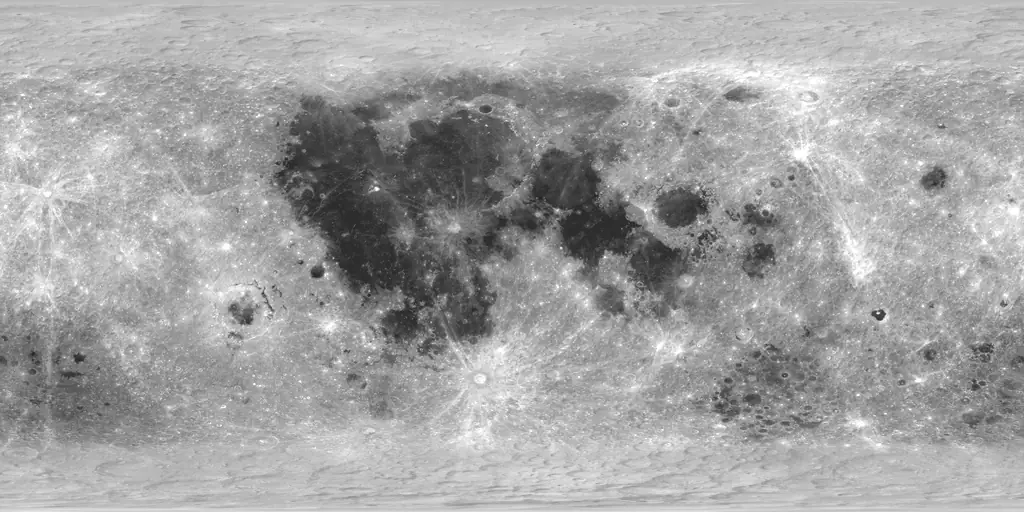
#> input picture src/assets/moon/moon-1024.webp, 1024 x 512 px
$ python render-favicons.py
#> lines starting #> are read from the running program, lines starting #| are printed output that depends on the picture
"""Render the moon favicon set from the hero moon's texture.

Same lighting as src/lib/moonSphere.js (Lambert from a sun set by the phase,
soft terminator, limb darkening, blue earthshine on the night side), plus the
thin accent rim of the site mark (MoonMark), so the icon reads on light and
dark browser tabs alike. A waxing gibbous: it keeps its shape at 16px.

Writes to public/:
  favicon-32.png         32px, transparent
  apple-touch-icon.png   180px on the site's dark paper (iOS fills
                         transparency with black and rounds the corners)
  icon-192.png, icon-512.png   transparent

The SVG favicon (public/favicon.svg) is drawn by hand to match.

    python scripts/render-favicons.py
"""
from pathlib import Path

import numpy as np
from PIL import Image

ROOT = Path(__file__).resolve().parent.parent
TEXTURE = ROOT / "src/assets/moon/moon-1024.webp"
PUBLIC = ROOT / "public"

CYCLE = 0.31  # waxing gibbous, ~83% lit (the hero's old resting phase)
EARTHSHINE = 0.14  # as MoonMark
# Brighter than the hero: at 16-32px the lit side has to carry the shape.
EXPOSURE = 1.45
EDGE_LO, EDGE_SPAN = -0.07, 0.21
RIM = np.array([133, 206, 255], dtype=np.float64)  # dark-mode primary #85ceff
SUPERSAMPLE = 4


def render(size, rim_alpha=0.55, rim_px=None, pad=0.0):
    """RGBA moon on transparency, `size` px, disc inset by `pad` (share)."""
#> called with size = 32, rim_alpha = 0.7, pad = 0
    tex = np.asarray(Image.open(TEXTURE).convert("L"), dtype=np.float64) / 255
    th, tw = tex.shape
#> th = 512; tw = 1024
    n = size * SUPERSAMPLE
    radius = n / 2 * (1 - 2 * pad) - SUPERSAMPLE * 0.5
    centre = n / 2
    ys, xs = np.mgrid[0:n, 0:n] + 0.5
    px = (xs - centre) / radius
    py = (centre - ys) / radius
    d2 = px * px + py * py
    inside = d2 <= 1
    z = np.sqrt(np.clip(1 - d2, 0, 1))
    lat = np.arcsin(np.clip(py, -1, 1))
    lon = np.arctan2(px, z)
    u = lon / (2 * np.pi) + 0.5
    v = 0.5 - lat / np.pi
    tx = np.clip((u * tw).astype(int), 0, tw - 1)
    ty = np.clip((v * th).astype(int), 0, th - 1)
    albedo = tex[ty, tx]

    angle = np.pi * (1 - 2 * CYCLE)
    lx, lz = np.sin(angle), np.cos(angle)
    ndl = px * lx + z * lz
    t = np.clip((ndl - EDGE_LO) / EDGE_SPAN, 0, 1)
    lit = t * t * (3 - 2 * t)
    shade = (0.8 + 0.2 * z) * albedo
    sun = lit * (0.3 + 0.7 * np.sqrt(np.clip(ndl, 0, 1))) * shade * EXPOSURE
    earth = (1 - lit) * EARTHSHINE * shade
    rgb = np.stack(
        [sun * 255 + earth * 140, sun * 250 + earth * 170, sun * 240 + earth * 255],
        axis=-1,
    )
    rgb = np.clip(rgb, 0, 255)

    # The accent rim: a ring just inside the edge.
    dist = (1 - np.sqrt(d2)) * radius  # px from the edge, inward
    ring_w = (rim_px or max(1.0, size / 32)) * SUPERSAMPLE
    ring = np.clip(1 - np.abs(dist - ring_w / 2) / (ring_w / 2), 0, 1) * rim_alpha
    ring = np.where(inside, ring, 0)[..., None]
    rgb = rgb * (1 - ring) + RIM * ring

    alpha = np.where(inside, 255, 0).astype(np.float64)
    img = Image.fromarray(
        np.dstack([rgb, alpha]).round().astype(np.uint8), "RGBA"
    )
    return img.resize((size, size), Image.LANCZOS)


def palette(img):
    """256 colours: the moon is nearly all greys (512px: 284 KB -> 50 KB)."""
    return img.quantize(
        colors=256,
        method=Image.Quantize.FASTOCTREE if img.mode == "RGBA" else None,
        dither=Image.Dither.FLOYDSTEINBERG,
    )
#> returned value: PIL image 192x192 P


def main():
    render(32, rim_alpha=0.7).save(PUBLIC / "favicon-32.png", optimize=True)
    palette(render(192)).save(PUBLIC / "icon-192.png", optimize=True)
    palette(render(512)).save(PUBLIC / "icon-512.png", optimize=True)
    # Apple touch icon: an opaque square of dark paper, moon inset.
    touch = Image.new("RGBA", (180, 180), (16, 19, 25, 255))
    moon = render(180, pad=0.1)
#> call 4 of render, with size = 180, rim_alpha = 0.55, pad = 0.1
#> in render (call 4), `albedo = tex[ty, tx]`:
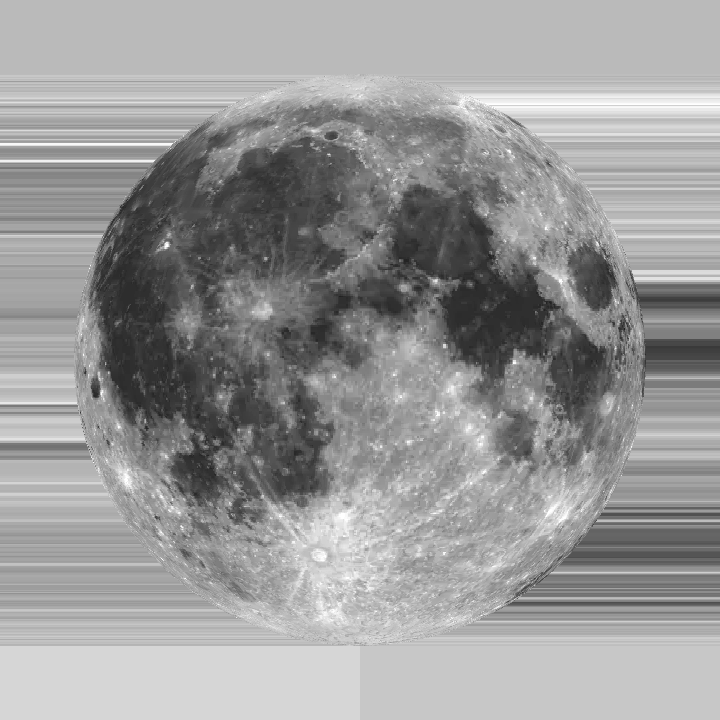
#> albedo: shape (720, 720) float64; min 0.122, max 1, mean 0.599
#> in render (call 4), `shade = (0.8 + 0.2 * z) * albedo`:
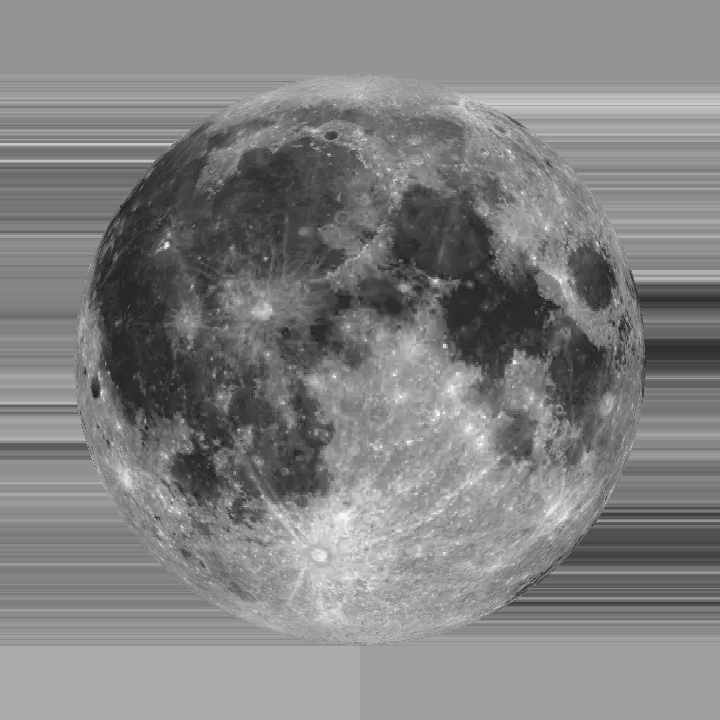
#> shade: shape (720, 720) float64; min 0.106, max 0.996, mean 0.511
#> in render (call 4), `sun = lit * (0.3 + 0.7 * np.sqrt(np.clip(ndl, 0, 1))) * shade * EXPOSURE`:
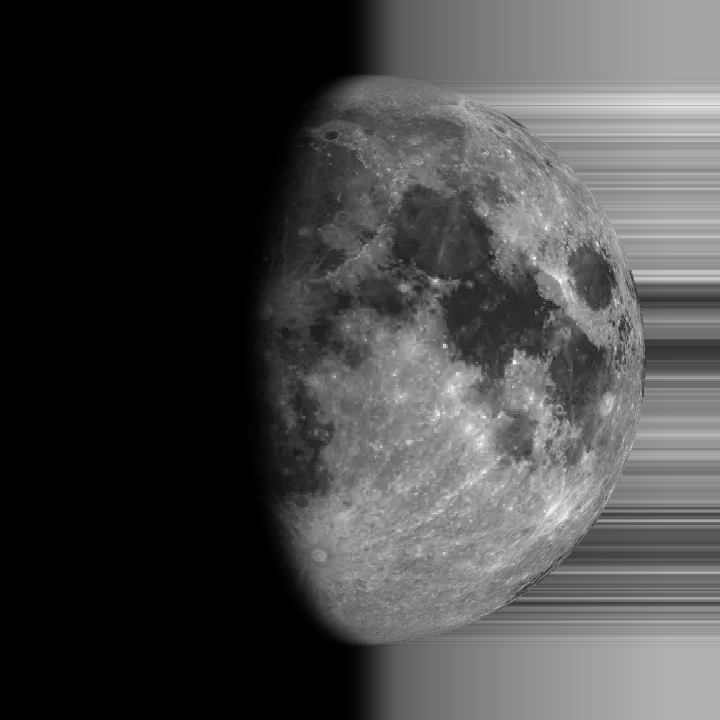
#> sun: shape (720, 720) float64; min 0, max 1.31, mean 0.357; drawn with min black and max white
#> in render (call 4), `sun = lit * (0.3 + 0.7 * np.sqrt(np.clip(ndl, 0, 1))) * shade * EXPOSURE`:
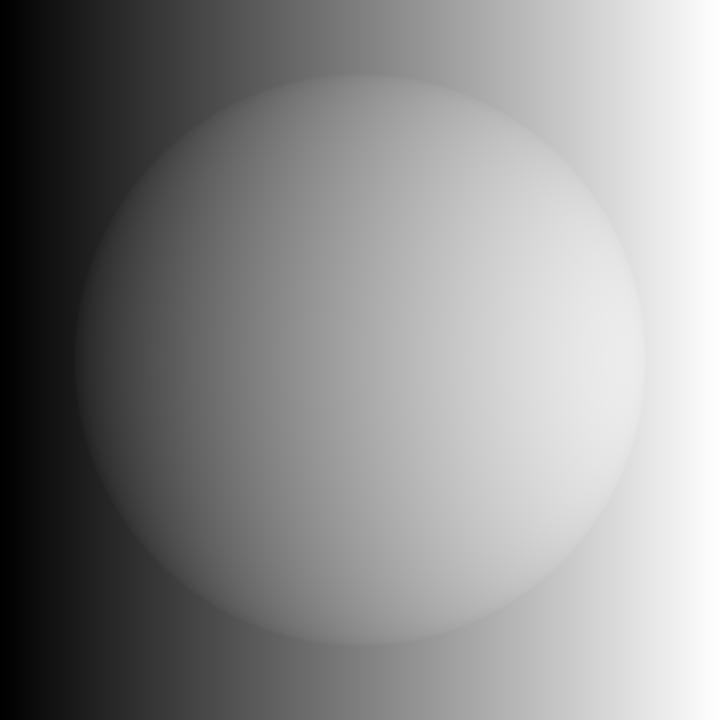
#> ndl: shape (720, 720) float64; min -1.17, max 1.17, mean 0.122; drawn with min black and max white
#> in render (call 4), `earth = (1 - lit) * EARTHSHINE * shade`:
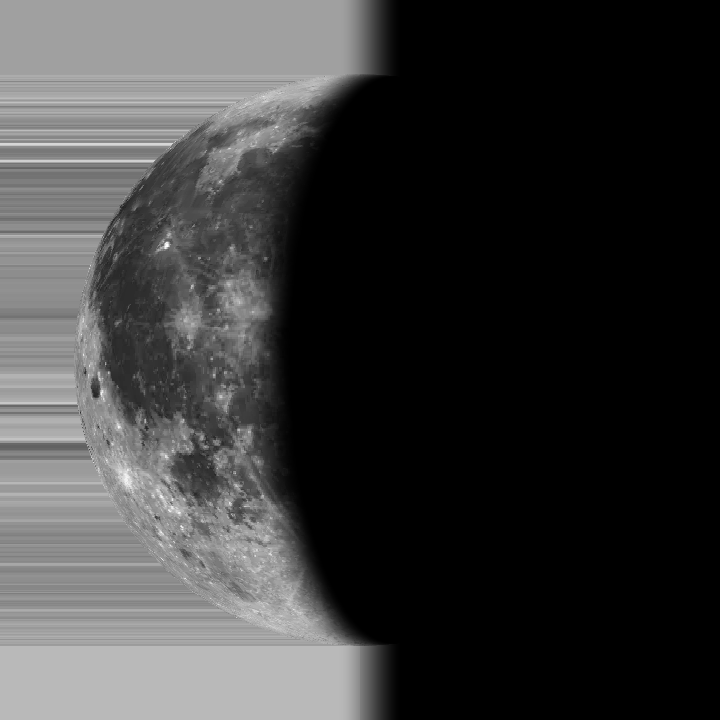
#> earth: shape (720, 720) float64; min 0, max 0.129, mean 0.0298; drawn with min black and max white
#> in render (call 4), `return img.resize((size, size), Image.LANCZOS)`:
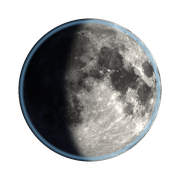
#> returned value: PIL image 180x180 RGBA; mean R, G, B, A 50.5, 51.4, 51.7, 126.4; transparent parts drawn white
    touch.alpha_composite(moon)
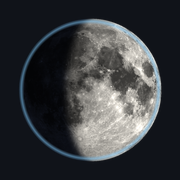
#> touch: PIL image 180x180 RGBA; mean R, G, B, A 56.7, 59.1, 62.1, 255
    palette(touch.convert("RGB")).save(PUBLIC / "apple-touch-icon.png", optimize=True)
    for name in ["favicon-32.png", "apple-touch-icon.png", "icon-192.png", "icon-512.png"]:
        print(name, (PUBLIC / name).stat().st_size, "bytes")


if __name__ == "__main__":
#> (the run stopped early here; a loop or call above may not have finished)
